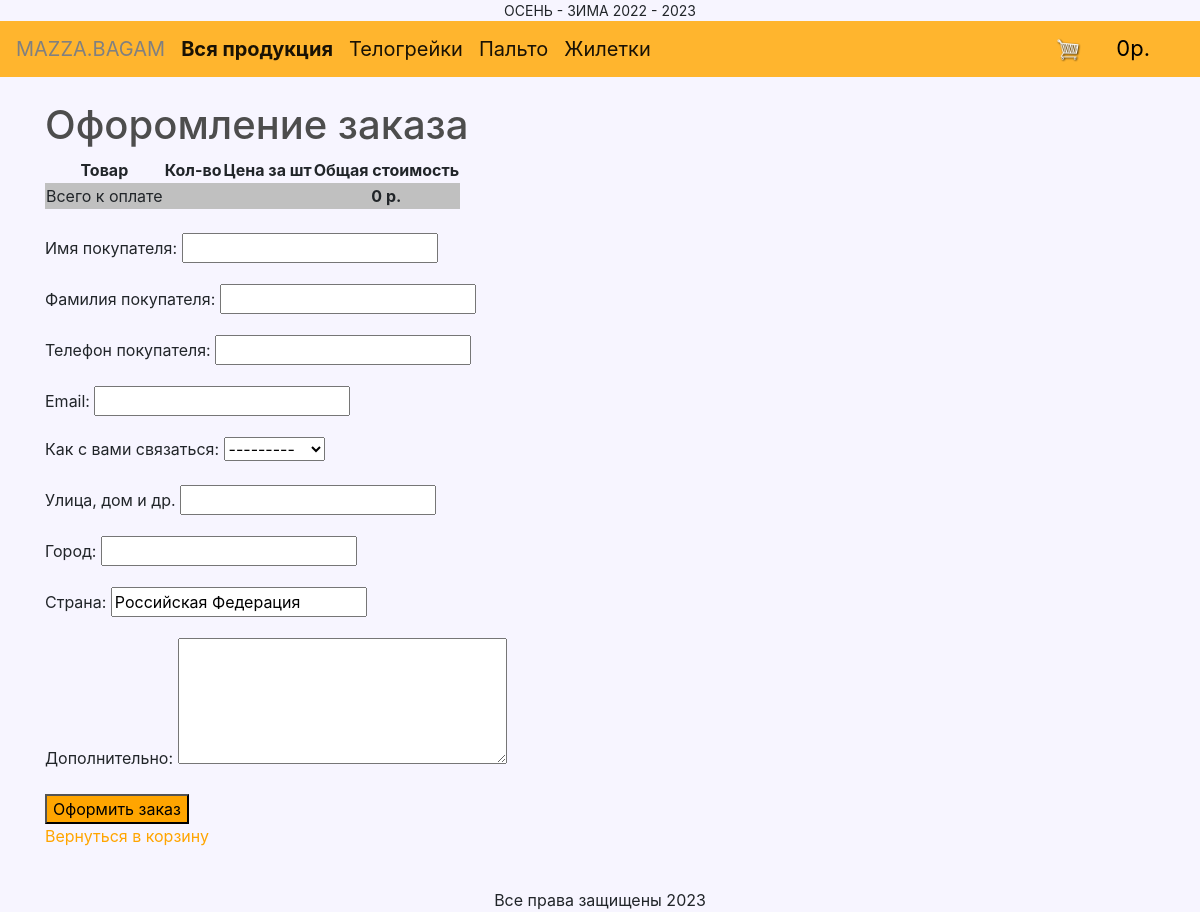
The page /order/ on the database its author committed.
### store/models.py (models this page shows, shortened)
class Category(models.Model):
    ordering = ('id',)
    name = models.CharField(max_length=100, db_index=True, verbose_name='Категория')
    slug = models.SlugField(max_length=100, unique=True, db_index=True, verbose_name='URL')
    class Meta:
        ordering = ('id',)
        verbose_name = 'Категория'
        verbose_name_plural = 'Категории'
    def get_absolute_url(self):
        return reverse('product_list_by_category', args=[self.slug])

### order/views.py (the view)
# urls.py: path('', views.order_detail, name='order'),
def order_detail(request):
    cart = Cart(request)
    categories = Category.objects.all()
    if request.method == 'POST':
        form = AddOrderForm(request.POST)
        if form.is_valid():
            order = form.save(commit=False)
            if cart.coupon:
                order.coupon = cart.coupon
                order.discount = cart.coupon.discount
            order.save()
            for item in cart:
                OrderItem.objects.create(
                    order=order,
                    product=item['product'],
                    price=item['price'],
                    quantity=item['quantity'],
                )
            cart.clear()
            return render(request, 'order/order_complete.html', {'order': order})
    else:
        form = AddOrderForm()
    context = {
        'title': 'Оформление заказа',
        'cart': cart,
        'categories': categories,
        'form': form,
    }
    return render(request, 'order/order.html', context=context)

### order/forms.py
class AddOrderForm(forms.ModelForm):
    class Meta:
        model = Order
        fields = [
            'first_name',
            'last_name',
            'phohe_number',
            'email',
            'type_of_connection',
            'address',
            'city',
            'country',
            'extra',
        ]
        widgets = {
            'extra': forms.Textarea(attrs={'cols': 30, 'rows': 5}),
        }
    def __init__(self, *args, **kwargs):
        super().__init__(*args, **kwargs)
        self.fields['type_of_connection'].empty_label = "Способ связи"

### cart/cart.py (called while the page is built)
    def __len__(self):
        return sum(item['quantity'] for item in self.cart.values())

    def get_total_price(self):
        return sum(int(item['price']) * item['quantity'] for item in self.cart.values())

    @property
    def coupon(self):
        if self.coupon_id:
            return Coupon.objects.get(id=self.coupon_id)

    def get_discount(self):
        if self.coupon:
            return int((self.coupon.discount / Decimal('100')) * self.get_total_price())
        return Decimal('0')

    def get_total_price_after_coupon(self):
        return self.get_total_price() - self.get_discount()

### order/templates/order/order.html (shortened to what this page needs)
{% extends 'store/base.html' %}
{% load static %}
{% block content %}
  <h1>Офоромление заказа</h1>
  <table class="cart" style="text-align: center;">
    <thead>
      <tr>
        <th>Товар</th>
        <th>Кол-во</th>
        <th>Цена за шт</th>
        <th>Общая стоимость</th>
      </tr>
    </thead>
    <tbody>
        <tr class="total" bgcolor="#c0c0c0">
          <td >Всего к оплате</td>
          <td colspan="2"></td>
          <td style="font-weight:bold" class="num">{{ cart.get_total_price_after_coupon }} р.</td>
        </tr>
    </tbody>
  </table>
  <br>
  <form action="#" method="post">
      {{ form.as_p }}
    <button type="submit" style="background-color:orange">Оформить заказ</button>
  </form>
  <p>
    <a style="color:orange" href="{% url 'cart_detail' %}" class="button light">Вернуться в корзину</a>
  </p>
{% endblock %}

### store/templates/store/base.html (shortened to what this page needs)
<!DOCTYPE html>
{% load static %}
<html>
<head>
    <link rel="stylesheet" href="https://stackpath.bootstrapcdn.com/bootstrap/4.4.1/css/bootstrap.min.css">
    <link rel="stylesheet" type="text/css" href="{% static 'css/main.css' %}">
</head>
<body>
<div style="padding-top:0px;padding-bottom:0px;background-color:#F7F5FF;font-size: 14px;text-align: center">ОСЕНЬ - ЗИМА 2022 - 2023</div>
<nav class="navbar navbar-expand-lg navbar-light" style="background-color: #FFB52E;">
  <a class="navbar-brand" href="{% url 'store' %}" style="color:#808080">MAZZA.BAGAM</a>
  <div class="collapse navbar-collapse" id="navbarSupportedContent">
    <ul class="navbar-nav mr-auto">
<li {% if not category %} style="font-weight:bold" {% endif %}>
<a class="navbar-brand" href="{% url 'store' %}">Вся продукция</a>
</li>
{% for c in categories %}
<li {% if category.slug == c.slug %} style="font-weight:bold" {% endif %}>
<a class="navbar-brand" href="{{ c.get_absolute_url }}">{{ c.name }}</a>
</li>
{% endfor %}
    </ul>
<div class="form-inline my-2 my-lg-0">
  <a href="{% url 'cart_detail' %}">
     <img id="cart-icon" src="{% static 'images/cart.png' %}">
  </a>
  <a id="cart-total" href="{% url 'cart_detail' %}">{{ cart.get_total_price }}р.</a>
</div>
</div>
</nav>
<div class="container">
    <br>
    {% block content %}
    {% endblock content%}
</div>
<br>
<div style="text-align: center">Все права защищены 2023</div>
</body>
</html>

### static/css/main.css (style rules this page uses)
body { background-color: #F7F5FF; }
h1,h2,h3,h4,h5,h6 { color:hsl(0, 0%, 30%); }
#cart-icon { width:25px; display: inline-block; margin-right: 35px; }
#cart-total { display: block; text-align: center; color:black; width: 35px; height: 35px; font-size: 22px; margin-right: 25pt; }

### rows shown on the page
Category: name "Телогрейки"
Category: name "Пальто"
Category: name "Жилетки"

### other values the page prints
{{ cart.get_total_price }} "0"
{{ cart.get_total_price_after_coupon }} "0"
